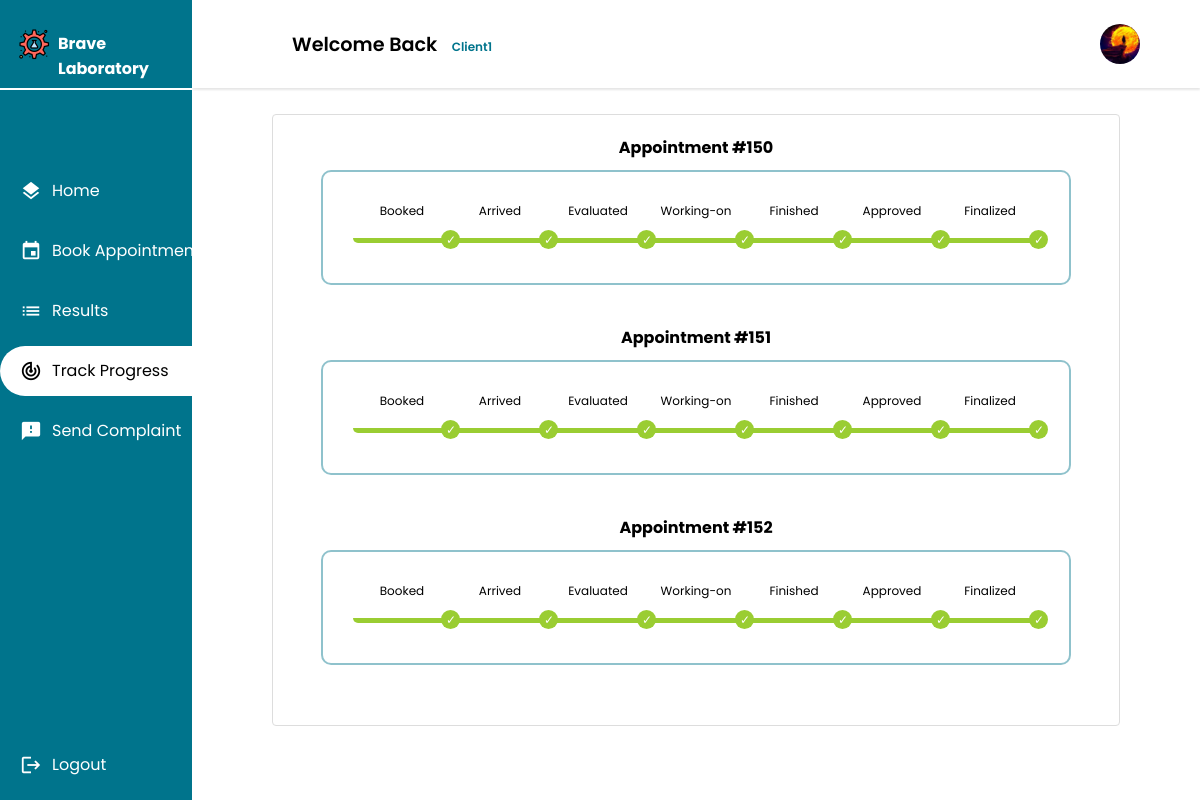
The page /client/requests/ (signed in) on the database as committed earlier.
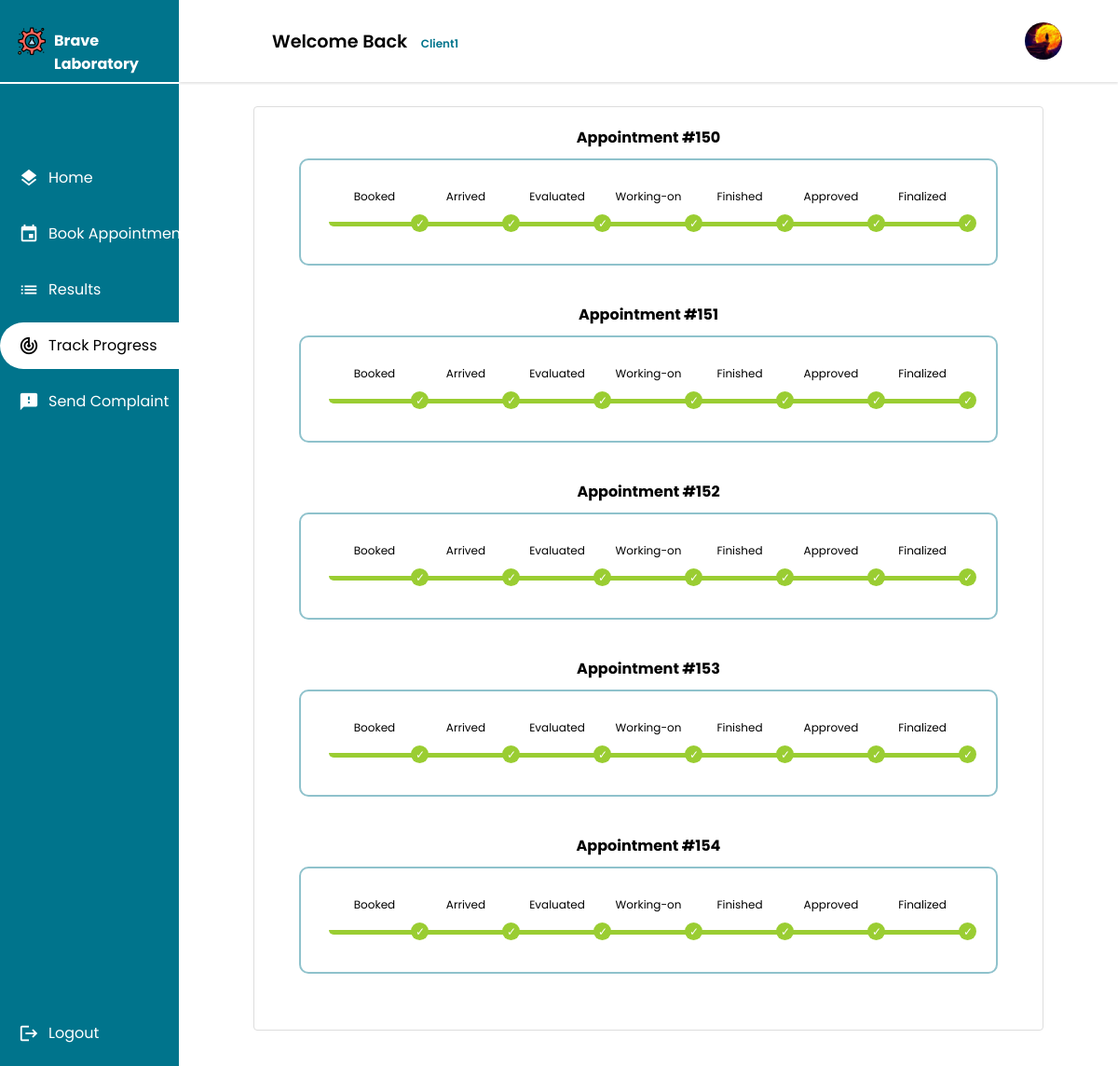
The same page on the database as committed later.
### client/models.py (models this page shows, shortened)
class Client(models.Model):
    GENDERS =[
        ('M','Male'),
        ('F','Female')
    ]
    BLOOD_TYPES = [
        ('A+', 'A+'),
        ('A-', 'A-'),
        ('B+', 'B+'),
        ('B-', 'B-'),
        ('AB+', 'AB+'),
        ('AB-', 'AB-'),
        ('O+', 'O+'),
        ('O-', 'O-')
    ]
    user = models.OneToOneField(User, primary_key = True, on_delete=models.CASCADE)
    phone_number = models.CharField(max_length=10,validators=[phone_regex])
    gender = models.CharField(max_length = 1 ,choices = GENDERS)
    address = models.CharField(max_length=50)
    policy = models.BooleanField(default = False)
    profile_pic = models.ImageField(default="default.png", upload_to="profile_pics")
    date_of_birth = models.DateField(default='2003-03-08')
    tests_made = models.PositiveIntegerField(default=0)
    blood_type = models.CharField(max_length=3, choices=BLOOD_TYPES,null=True,blank=True)
    class Meta():
        db_table = 'auth_client'

### main_home/models.py (models this page shows, shortened)
class Appointment(models.Model):
    UPCOMING = 'Upcoming'
    TOMORROW = 'Tommorow'
    TODAY = 'Today'
    OVERDUE = 'Overdue'
    STATUS_CHOICES = [
        (UPCOMING, 'Upcoming'),
        (TOMORROW, 'Tommorow'),
        (TODAY, 'Today'),
        (OVERDUE, 'Overdue'),
    ]
    client = models.ForeignKey(Client, on_delete=models.CASCADE)
    tests_requested = models.ManyToManyField(TestOffered, blank=True)
    date = models.DateField(validators=[validate_date_not_past])
    description = models.CharField(max_length=1000,blank=True)
    document = models.ImageField(null=True,blank=True,upload_to='medical_documents')
    total_price = models.DecimalField(max_digits=10, decimal_places=2)
    payment_status = models.BooleanField(default=False)
    arrived = models.BooleanField(default=False)
    cancelled = models.BooleanField(default=False)
    performed = models.BooleanField(default=False)
    urgent = models.BooleanField(default=False)
    class Meta:
        db_table = 'appointment'
    def __str__(self):
        return f"Appointment #{self.id}"
    @property
    def status(self):
        today = timezone.now().date()
        if self.date > today:
            return self.UPCOMING
        elif self.date == today:
            return self.TODAY
        elif self.date == today + timezone.timedelta(days=1):
            return self.TOMORROW
        else:
            return self.OVERDUE

### client/views.py (the view)
# urls.py: path("requests/",views.request_list,name="auditor_request_list"),
@login_required
@permission_required('client.view_client', raise_exception=True)
def request_list(request):
    appointments = Appointment.objects.filter(cancelled=False,client=request.user.client)
    context = {
        'appointments': appointments
    }
    return render(request,'client/request/request_list.html',context)

### client/templates/client/request/request_list.html (shortened to what this page needs)
{% extends 'client/client.html' %}
{% load static %}
{% block main %}
<div class="Container">
    {% for appointment in appointments %}
    {% if appointment.status != Appointment.OVERDUE %}
            {% if appointment.analysisrequest and appointment.analysisrequest.testresult.report.invoice %}
                <div class="progress-bar">
                    <h4 class="small-header">{{appointment}}</h4>
                    <ol class="progress-meter">
                        <li class="progress-point finished">Booked</li>
                        {% if appointment.arrived %}
                        <li class="progress-point finished">Arrived</li>
                        {% else %}
                        <li class="progress-point pending">Arrived</li>
                        {% endif %}
                        {% if appointment.performed %}
                        <li class="progress-point finished">Evaluated</li>
                        {% else %}
                        <li class="progress-point pending">Evaluated</li>
                        {% endif %}
                        {% if appointment.analysisrequest  %}
                            {% if appointment.analysisrequest.status == "finished" %}
                                <li class="progress-point finished">Working-on</li>
                                <li class="progress-point finished">Finished</li>
                            {% endif %}
                            {% if appointment.analysisrequest.testresult.approved %}
                                <li class="progress-point finished">Approved</li>
                                <li class="progress-point finished">Finalized</li>
                            {% else %}
                                <li class="progress-point pending">Approved</li>
                                <li class="progress-point pending">Finalized</li>
                            {% endif %}
                        {% else %}
                            <li class="progress-point pending">Working-on</li>
                            <li class="progress-point pending">Finished</li>
                            <li class="progress-point pending">Approved</li>
                            <li class="progress-point pending">Finalized</li>
                        {% endif %}
                    </ol>
                </div>
            {% endif %}
        {% endif %}
    {% endfor %}
</div>
{% endblock main %}

### client/templates/client/client.html (shortened to what this page needs)
{% extends 'main_home/actors_base.html' %}
{% load static %}
{% block css_2 %}
<link rel="stylesheet" href="{% static 'css/list.css' %}">
<link rel="stylesheet" href="{% static 'css/lists/ap_list.css' %}">
{% endblock css_2 %}
{% block sidebar %}
<li><a href={% url 'client' %}><span class="material-icons X">layers</span><span class="nav-item">Home</span></a></li>
<li><a href={% url 'client_appointment_book' %}><span class="material-icons X">event</span><span class="nav-item">Book
            Appointment</span></a></li>
<li><a href={% url 'client_result_list' %}><span class="material-icons X">list</span><span
            class="nav-item">Results</span></a></li>
<li><a href={% url 'client_request_list' %}><span class="material-icons X">track_changes</span><span
            class="nav-item">Track Progress</span></a></li>
<li><a href={% url 'create_complaint' %}><span class="material-icons X">feedback</span><span class="nav-item">Send
            Complaint</span></a></li>
{% endblock sidebar %}

### main_home/templates/main_home/actors_base.html (shortened to what this page needs)
{% extends 'main_home/base.html' %}
{% load static %}
{% block css %}
        <link rel="stylesheet" href="{% static 'css/resources/google_icons.css' %}">
        <link rel="stylesheet" href="{% static 'css/resources/font-awesome.all.min.css' %}">
        <link rel="stylesheet" href="{% static 'css/actors.css' %}" />
{% endblock css %}
{% block content %}
    <div class="container">
        <header>
            <div class="wlc">
                <h1>Welcome Back&nbsp;<span class="smaller-text">{{user.username}}</span></h1>
            </div>
            <div class="Left">
                <ul class="DROPS">
                    {% if user.groups.first.name == 'client' %}
                    <li class="profile-header"><a class="profile-pic-container" onclick="showElement()"><img class="profile-pic" alt="profile_pic" src="{{ user.client.profile_pic.url }}"></img><i class="fa-solid fa-chevron-down"></i></a>
                    {% endif %}
                        </li>
                    </ul>
                </div>
        </header>
        <div class="Main">
            {% block main %}{% endblock main %}
        </div>
    </div>
    <div class="nav-header">
        <a class="logo" href="{% url user.groups.first.name %}">
            <img alt='logo' src="{% static 'img/logo.png' %}">
            <span><strong>Brave Laboratory</strong></span>
        </a>
    </div>
    <nav>
        <ul>
            {% block sidebar %}{% endblock sidebar %}
            <li class="end">
                <a href='{% url 'logout' %}'>
                    <span class="material-icons emoji">logout</span>
                    <span class="nav-item">Logout</span>
                </a>
            </li>
        </ul>
    </nav>
{% endblock content %}

### main_home/templates/main_home/base.html (shortened to what this page needs)
{% load static %}
<!DOCTYPE html>
<html lang="en">
<head>
    <link rel="stylesheet" href="{% static 'css/resources/fonts.css' %}">
    {% block css %}{% endblock css %}
    {% block css_2 %}{% endblock css_2 %}
</head>
<body>
    {% block content %}{% endblock content %}
</body>
</html>

### static/css/actors.css (style rules this page uses)
* { font-family: 'Poppins', sans-serif; margin: 0; padding: 0; }
body { background-color: #fff; overflow-y: scroll; }
ul { list-style-type: none; }
.container { text-align: center; float: right; width: 100%; height: 90vh; }
header { position: fixed; top: 0; left: 0; right: 0; z-index: 1; width: 84vw; height: 11vh; background-color: rgb(255, 255, 255); display: flex; align-items: center; justify-content: space-between; margin-left: auto; box-shadow: 0px 2px 2px rgba(0, 0, 0, 0.1); }
.Main { display: flex; justify-content: center; margin-top: 9.5vh; margin-left: 16vw; padding-top: 1.5%; padding-bottom: 1.5%; }
.Container { font-size: 16px; width:100%; height: 100%; margin: 0 20px; border-radius: 20px; background-color: white; padding-left: 10px; padding-right: 10px; }
.wlc { margin-left: 100px; }
.wlc h1 { font-size: 1.2rem; }
.Left { float: right; display: flex; align-items: center; flex-direction: row; justify-content: space-between; gap: 40px; margin-right: 15px; }
.DROPS { display: flex; align-items: center; justify-content: center; flex-direction: row; gap: 50px; }
.DROPS a { width: auto; height: auto; padding: 50px; text-decoration: none; color: black; padding: 1px; }
.DROPS li { padding: 20px; list-style: none; }
.DROPS .profile-header { width: auto; border-radius: 30px; height: 20px; display: flex; justify-content: center; align-items: center; cursor: pointer; }
.nav-header { position: fixed; left: 0; z-index: 1; top: 0; bottom: 89vh; background-color: #00748c ; width: 16vw; height: 11vh; overflow: hidden; box-shadow: 0px 4px 4px rgb(255, 255, 255); }
.nav-header a { position: relative; color: white; padding-left: 18px; width: 15vw; }
nav { position: fixed; left: 0; z-index: 1; top: 11.2vh; bottom: 0; background-color: #00748c; width: 16vw; overflow: hidden; }
.logo { display: flex; transition: all 0.5s ease; margin-top: 3.5vh; padding-right: 0 !important; width: 100%; gap: 8px; }
.logo span { font-size: 1rem; padding-top: 3px; }
.logo img { height: 32px; }
nav a { position: relative; color: white; display: table; padding-left: 20px; padding-right: 30px; width: 15vw; }
nav .material-icons { position: relative; top: 14px; font-size: 22px !important; }
nav ul { margin-top: 40%; }
.nav-item { position: relative; top: 8px; margin-left: 10px; }
nav ul li { transition: 0.4s; width: auto; margin-bottom: 10px; }
.end { position: fixed; bottom: 0; transition: 0.4s; width: auto; margin-bottom: 10px; }
nav ul li::after { content: ''; display: block; position: relative; left: 0; width: 5px; height: 100%; }
nav ul .active { background-color: white; border-radius: 30px 0px 0px 30px; }
nav ul .active a { color: black; }
.profile-pic { width: 40px; height: 40px; border-radius: 50%; cursor: pointer; object-fit: cover; }
header h1 { font-weight: 600; }
a { text-decoration: none; }
nav a { height: 50px; }
.profile-pic-container { display: flex; justify-content: center; align-items: center; gap: 12px; }
.profile-pic-container i { cursor: pointer !important; }

### main_home/templates/main_home/actors_base.html (style rules this page uses)
.smaller-text { font-size: 12px; margin-left: 10px; color: #00748c; text-transform: capitalize; }

### client/templates/client/request/request_list.html (style rules this page uses)
.Container { margin: 20px; border: 1px solid #ddd; border-radius: 4px; padding: 20px; animation: fade-in 0.5s; width: 80%; }
.progress-bar { width: 750px; margin: 0 auto 40px auto; }
.progress-meter { padding: 0; }
ol.progress-meter { list-style-type: none; display: flex; justify-content: space-between; border: 2px solid #00748c70; padding: 30px 30px 40px 30px; border-radius: 10px; }
ol.progress-meter li { display: inline-block; text-align: center; text-indent: -19px; height: 36px; width: 98px; font-size: 12px; border-bottom-width: 5px; border-bottom-style: solid; border-radius: 5px; }
ol.progress-meter li:before { position: relative; float: left; text-indent: 0; left: -webkit-calc(100% - 9.5px); left: -moz-calc(100% - 9.5px); left: -ms-calc(100% - 9.5px); left: -o-calc(100% - 9.5px); left: calc(100% - 9.5px); }
ol.progress-meter li.finished { font-size: 12px; }
ol.progress-meter li.finished:before { content: "\2713"; height: 19px; width: 19px; line-height: 19px; bottom: -28.175px; border: none; border-radius: 19px; }
ol.progress-meter li.finished { color: black; border-bottom-color: yellowgreen; }
ol.progress-meter li.finished:before { color: white; background-color: yellowgreen; }
.small-header { margin-bottom: 10px; }

Rows that differ between the two databases and show on the page:
added Appointment: id "Appointment #153", arrived "Arrived", performed "Evaluated", shows "Working-on", shows "Approved"
added Appointment: id "Appointment #154", arrived "Arrived", performed "Evaluated", shows "Working-on", shows "Approved"
